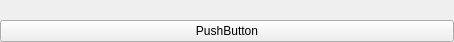
<?xml version="1.0" encoding="UTF-8"?>
<ui version="4.0">
 <class>Form</class>
 <widget class="QWidget" name="Form">
  <property name="geometry">
   <rect>
    <x>0</x>
    <y>0</y>
    <width>454</width>
    <height>42</height>
   </rect>
  </property>
  <property name="windowTitle">
   <string>Form</string>
  </property>
  <layout class="QVBoxLayout" name="verticalLayout_2">
   <property name="spacing">
    <number>0</number>
   </property>
   <property name="leftMargin">
    <number>0</number>
   </property>
   <property name="topMargin">
    <number>0</number>
   </property>
   <property name="rightMargin">
    <number>0</number>
   </property>
   <property name="bottomMargin">
    <number>0</number>
   </property>
   <item>
    <widget class="PyDMFrame" name="PyDMFrame">
     <property name="toolTip">
      <string/>
     </property>
     <property name="whatsThis">
      <string>
    QFrame with support for alarms
    This class inherits from QFrame and PyDMWidget.

    Parameters
    ----------
    parent : QWidget
        The parent widget for the Label
    init_channel : str, optional
        The channel to be used by the widget.
    </string>
     </property>
     <property name="styleSheet">
      <string notr="true">PyDMFrame {
border-radius: 15px;
background-color: green;
margin-bottom: 0px;
padding-bottom: 0px;
border-bottom: 0px;
}</string>
     </property>
     <property name="lineWidth">
      <number>0</number>
     </property>
     <property name="alarmSensitiveContent" stdset="0">
      <bool>true</bool>
     </property>
     <property name="alarmSensitiveBorder" stdset="0">
      <bool>true</bool>
     </property>
     <property name="channel" stdset="0">
      <string>ca://MTEST:Float</string>
     </property>
     <layout class="QVBoxLayout" name="verticalLayout">
      <property name="leftMargin">
       <number>0</number>
      </property>
      <property name="topMargin">
       <number>0</number>
      </property>
      <property name="rightMargin">
       <number>0</number>
      </property>
      <property name="bottomMargin">
       <number>0</number>
      </property>
      <item>
       <spacer name="verticalSpacer">
        <property name="orientation">
         <enum>Qt::Vertical</enum>
        </property>
        <property name="sizeHint" stdset="0">
         <size>
          <width>20</width>
          <height>40</height>
         </size>
        </property>
       </spacer>
      </item>
      <item>
       <widget class="QPushButton" name="pushButton">
        <property name="autoFillBackground">
         <bool>true</bool>
        </property>
        <property name="styleSheet">
         <string notr="true"/>
        </property>
        <property name="text">
         <string>PushButton</string>
        </property>
        <property name="default">
         <bool>false</bool>
        </property>
        <property name="flat">
         <bool>false</bool>
        </property>
       </widget>
      </item>
     </layout>
    </widget>
   </item>
  </layout>
 </widget>
 <customwidgets>
  <customwidget>
   <class>PyDMFrame</class>
   <extends>QFrame</extends>
   <header>pydm.widgets.frame</header>
   <container>1</container>
  </customwidget>
 </customwidgets>
 <resources/>
 <connections/>
</ui>
